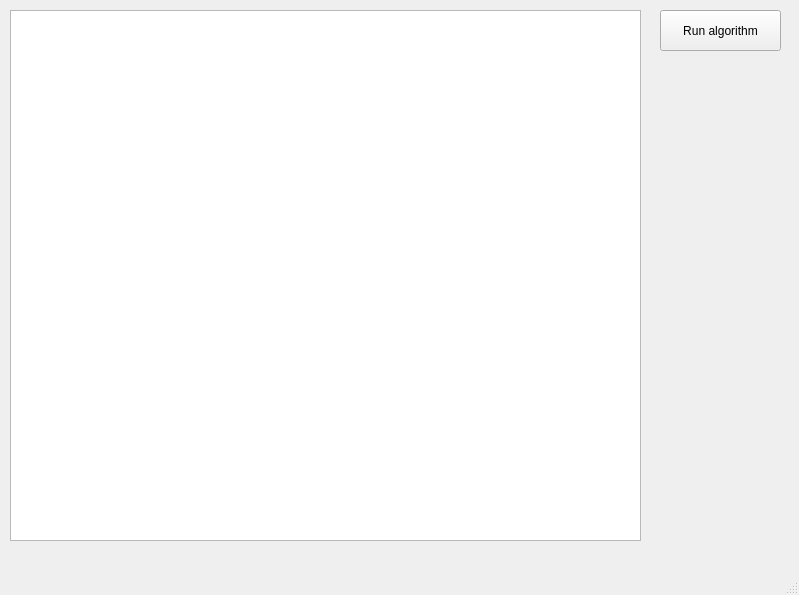
<?xml version="1.0" encoding="UTF-8"?>
<ui version="4.0">
 <class>MainWindow</class>
 <widget class="QMainWindow" name="MainWindow">
  <property name="geometry">
   <rect>
    <x>0</x>
    <y>0</y>
    <width>799</width>
    <height>595</height>
   </rect>
  </property>
  <property name="windowTitle">
   <string>MainWindow</string>
  </property>
  <widget class="QWidget" name="centralwidget">
   <widget class="QPushButton" name="pushButton">
    <property name="geometry">
     <rect>
      <x>660</x>
      <y>10</y>
      <width>121</width>
      <height>41</height>
     </rect>
    </property>
    <property name="text">
     <string>Run algorithm</string>
    </property>
   </widget>
   <widget class="QGraphicsView" name="graphicsView">
    <property name="geometry">
     <rect>
      <x>10</x>
      <y>10</y>
      <width>631</width>
      <height>531</height>
     </rect>
    </property>
   </widget>
  </widget>
  <widget class="QMenuBar" name="menubar">
   <property name="geometry">
    <rect>
     <x>0</x>
     <y>0</y>
     <width>799</width>
     <height>20</height>
    </rect>
   </property>
  </widget>
  <widget class="QStatusBar" name="statusbar"/>
 </widget>
 <resources/>
 <connections/>
</ui>
